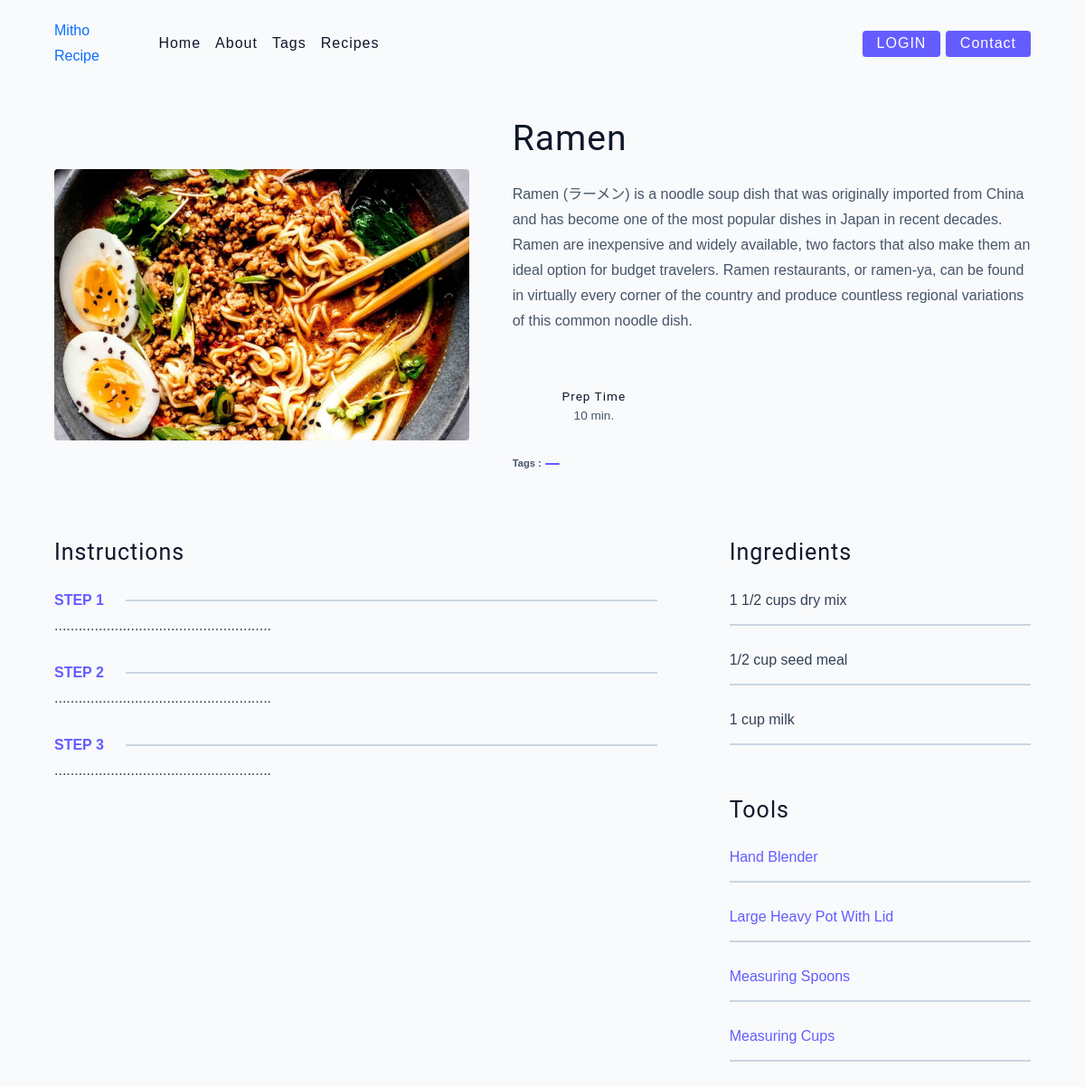
Screenshot of /recipe/2 with the database file from the repository.
### back/models/product.py (models this page shows, shortened)
class Product(models.Model):
    name = models.CharField(max_length=50)
    time = models.IntegerField(default=0)
    category = models.ManyToManyField(Category)
    description = models.CharField(max_length=500, default='' , null=True , blank=True)
    image = models.ImageField(upload_to='uploads/products/')

### back/views.py (the view)
# urls.py: path('recipe/<str:id>', views.recipe),
def recipe(request,id):
    category = Category.objects.all()
    prod = Product.objects.filter(id=id).first()
    print(prod)
    context = {
        'cat': category,
        'prod': prod,
    }
    return render(request, 'recipe.html', context)

### back/templates/recipe.html (shortened to what this page needs)
{%extends 'header.html'%}
{% block content %}
  <body>
    <main class="page">
      <div class="recipe-page">
        <section class="recipe-hero">
          <img
            src="{{ prod.image.url }}"
            class="img recipe-hero-img"
          />
          <article class="recipe-info">
            <h2>{{prod.name}}</h2>
            <p>
              {{prod.description}}
            </p>
            <div class="recipe-icons">
              <article>
                <i class="fas fa-clock"></i>
                <h5>prep time</h5>
                <p>{{prod.time}} min.</p>
              </article>
            </div>
            <p class="recipe-tags">
              Tags : <a href="template">{{product}}</a>
            </p>
          </article>
        </section>
        <section class="recipe-content">
          <article>
            <h4>instructions</h4>
            <div class="single-instruction">
              <header>
                <p>step 1</p>
                <div></div>
              </header>
              <p>
               ......................................................
              </p>
            </div>
            <div class="single-instruction">
              <header>
                <p>step 2</p>
                <div></div>
              </header>
              <p>
               ......................................................
              </p>
            </div>
            <div class="single-instruction">
              <header>
                <p>step 3</p>
                <div></div>
              </header>
              <p>
                ......................................................
              </p>
            </div>
          </article>
          <article class="second-column">
            <div>
              <h4>ingredients</h4>
              <p class="single-ingredient">1 1/2 cups dry  mix</p>
              <p class="single-ingredient">1/2 cup  seed meal</p>
              <p class="single-ingredient">1 cup  milk</p>
            </div>
            <div>
              <h4>tools</h4>
              <p class="single-tool">Hand Blender</p>
              <p class="single-tool">Large Heavy Pot With Lid</p>
              <p class="single-tool">Measuring Spoons</p>
              <p class="single-tool">Measuring Cups</p>
            </div>
          </article>
        </section>
      </div>
    </main>
  </body>
{% endblock %}

### back/static/main.css (style rules this page uses)
html { font-size: 100%; }
:root { --primary-100: #e2e0ff; --primary-200: #c1beff; --primary-300: #a29dff; --primary-400: #837dff; --primary-500: #645cff; --primary-600: #504acc; --primary-700: #3c3799; --primary-800: #282566; --primary-900: #141233; --grey-50: #f8fafc; --grey-100: #f1f5f9; --grey-200: #e2e8f0; --grey-300: #cbd5e1; --grey-400: #94a3b8; --grey-500: #64748b; --grey-600: #475569; --grey-700: #334155; --grey-800: #1e293b; --grey-900: #0f172a; --black: #222; --white: #fff; --red-light: #f8d7da; --red-dark: #842029; --green-light: #d1e7dd; --green-dark: #0f5132; --headingFont: 'Roboto', sans-serif; --bodyFont: 'Nunito', sans-serif; --smallText: 0.7em; --backgroundColor: var(--grey-50); --textColor: var(--grey-900); --borderRadius: 0.25rem; --letterSpacing: 1px; --transition: 0.3s ease-in-out all; --max-width: 1120px; --fixed-width: 600px; --shadow-1: 0 1px 3px 0 rgba(0, 0, 0, 0.1), 0 1px 2px 0 rgba(0, 0, 0, 0.06); --shadow-2: 0 4px 6px -1px rgba(0, 0, 0, 0.1), 0 2px 4px -1px rgba(0, 0, 0, 0.06); --shadow-3: 0 10px 15px -3px rgba(0, 0, 0, 0.1), 0 4px 6px -2px rgba(0, 0, 0, 0.05); --shadow-4: 0 20px 25px -5px rgba(0, 0, 0, 0.1), 0 10px 10px -5px rgba(0, 0, 0, 0.04); }
body { background: var(--backgroundColor); font-family: var(--bodyFont); font-weight: 400; line-height: 1.75; color: var(--textColor); }
p { margin-top: 0; margin-bottom: 1.5rem; max-width: 40em; }
h1, h2, h3, h4, h5 { margin: 0; margin-bottom: 1.38rem; font-family: var(--headingFont); font-weight: 400; line-height: 1.3; text-transform: capitalize; letter-spacing: var(--letterSpacing); }
h2 { font-size: 2.441rem; }
h4 { font-size: 1.563rem; }
h5 { font-size: 1.25rem; }
a { text-decoration: none; }
.img { width: 100%; display: block; object-fit: cover; }
::placeholder { font-family: inherit; color: var(--grey-400); }
.page { width: 90vw; max-width: var(--max-width); margin: 0 auto; }
.page { padding-top: 2rem; min-height: calc(100vh - (6rem + 4rem)); }
.recipe-hero { display: grid; gap: 3rem; }
.recipe-hero-img { height: 300px; border-radius: var(--borderRadius); }
.recipe-info p { color: var(--grey-600); }
.recipe-icons { display: grid; grid-template-columns: repeat(3, 1fr); gap: 1rem; margin: 2rem 0; text-align: center; }
.recipe-icons i { font-size: 1.5rem; color: var(--primary-500); }
.recipe-icons h5, .recipe-icons p { margin-bottom: 0; font-size: 0.85em; }
.recipe-icons p { color: var(--grey-600); }
.recipe-tags { display: flex; align-items: center; flex-wrap: wrap; font-size: 0.7em; font-weight: 600; }
.recipe-tags a { background: var(--primary-500); border-radius: var(--borderRadius); color: var(--white); padding: 0.05rem 0.5rem; margin: 0 0.25rem; text-transform: capitalize; }
@media screen and (min-width: 992px) { .recipe-hero { grid-template-columns: 4fr 5fr; align-items: center; } }
.recipe-content { padding: 3rem 0; display: grid; gap: 2rem 5rem; }
@media screen and (min-width: 992px) { .recipe-content { grid-template-columns: 2fr 1fr; } }
.single-instruction header { display: grid; grid-template-columns: auto 1fr; gap: 1.5rem; align-items: center; }
.single-instruction header p { text-transform: uppercase; font-weight: 600; color: var(--primary-500); margin-bottom: 0; }
.single-instruction > p { color: var(--grey-700); }
.single-instruction header div { height: 2px; background: var(--grey-300); }
.second-column { display: grid; row-gap: 2rem; }
.single-ingredient { border-bottom: 2px solid var(--grey-300); padding-bottom: 0.75rem; color: var(--grey-700); }
.single-tool { border-bottom: 2px solid var(--grey-300); padding-bottom: 0.75rem; color: var(--primary-500); text-transform: capitalize; }

### rows the page displays
Product: image (picture), name "Ramen", description "Ramen (ラーメン) is a noodle soup dish that was originally imported from China and has become one of the most popular dishes in Japan in recent decades. Ramen are inexpensive and widely available, two factors that also make them an ideal option for budget travelers. Ramen restaurants, or ramen-ya, can be found in virtually every corner of the country and produce countless regional variations of this common noodle dish.", time "10"
